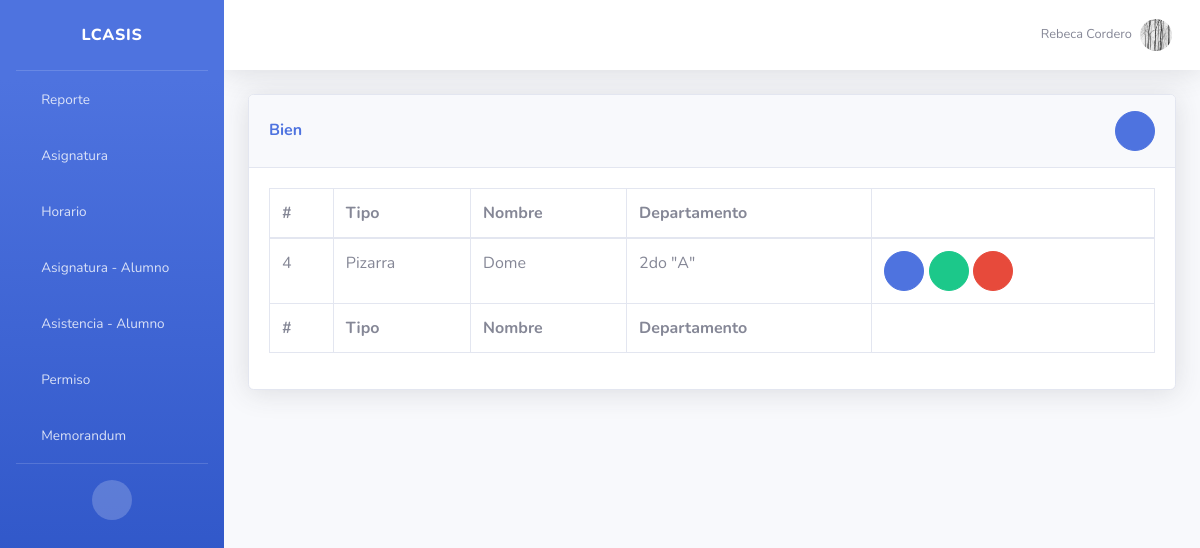
The app's page /bien/ (signed in) with its own data.
### app/models.py (models this page shows, shortened)
class Personal(models.Model):
	cedula = models.CharField(max_length=8, unique=True)
	nombre = models.CharField(max_length=50)
	telefono = models.CharField(max_length=12)
	direccion = models.CharField(max_length=100)
	correo = models.CharField(max_length=50, null=True)
	cargo = models.CharField(max_length=1, choices=CARGOS)
	horas = models.IntegerField(blank=True, null=True)
	salario = models.IntegerField()
	fecha_nacimiento = models.DateField()
	fecha_inicio = models.DateField()
	fecha_fin = models.DateField(blank=True, null=True)
	imagen = models.ImageField(upload_to="media/perfiles", blank=True, null=True)
	usuario = models.ForeignKey(User, on_delete=models.CASCADE)

class Bien(models.Model):
	nombre = models.CharField(max_length=50)
	status = models.CharField(max_length=1, choices=STATUS)
	fecha = models.DateField()
	tipo = models.ForeignKey(Tipo_Bien, on_delete=models.CASCADE)
	departamento = models.ForeignKey(Departamento, on_delete=models.CASCADE)

class Tipo_Bien(models.Model):
	nombre = models.CharField(max_length=50)
	def __str__(self):
		return self.nombre

class Departamento(models.Model):
	nombre = models.CharField(max_length=50)
	personal = models.ManyToManyField(Personal, blank=True)
	def __str__(self):
		return self.nombre

### app/views.py (the view)
# urls.py: path('bien/', views.Bien.as_view(), name="bien"),
class Bien(GroupRequiredMixin, ListView):
	group_required = [u'secretario', u'profesor']
	template_name = "bien/index.html"
	model = models.Bien

### app/templatetags/app_extras.py (called while the page is built)
@register.simple_tag
def get_user_lca(usuario):
	grupo = usuario.groups.all()[0].name
	if grupo == 'alumno':
		return Alumno.objects.get(usuario_id=usuario.id)
	else:
		return Personal.objects.get(usuario_id=usuario.id)

@register.simple_tag
def get_grupo_lca(grupos):
	return grupos.all()[0].name

### templates/bien/index.html (shortened to what this page needs)
{% extends "bases/dashboard.html" %}
{% load app_extras %}
{% get_user_lca request.user as usuario %}
{% get_grupo_lca request.user.groups as grupo %}
{% block content %}
<div class="card shadow mb-4">
    <div class="card-header py-3 d-flex justify-content-between align-items-center">
        <h6 class="m-0 font-weight-bold text-primary">Bien</h6>
        <a href="{% url 'agregar_bien' %}" class="btn btn-circle btn-primary"><i class="fas fa-fw fa-plus"></i></a>
    </div>
    <div class="card-body">
        <div class="table-responsive">
            <table class="table table-bordered" id="dataTable" width="100%" cellspacing="0">
                <thead>
                    <tr>
                        <th>#</th>
                        <th>Tipo</th>
                        <th>Nombre</th>
                        <th>Departamento</th>
                        <th></th>
                    </tr>
                </thead>
                <tfoot>
                    <tr>
                        <th>#</th>
                        <th>Tipo</th>
                        <th>Nombre</th>
                        <th>Departamento</th>
                        <th></th>
                    </tr>
                </tfoot>
                <tbody>
                    {% for object in object_list %}
                    {% if grupo == "secretario" or object.departamento.personal.first == usuario %}
                    <tr>
                        <td>{{ object.id }}</td>
                        <td>{{ object.tipo }}</td>
                        <td>{{ object.nombre }}</td>
                        <td>{{ object.departamento }}</td>
                        <td>
                            <a href="{% url 'ver_bien' object.id %}" class="btn btn-circle btn-primary"><i class="fas fa-fw fa-eye"></i></a>
                            <a href="{% url 'editar_bien' object.id %}" class="btn btn-circle btn-success"><i class="fas fa-fw fa-edit"></i></a>
                            <div class="dropdown" style="display: inline-block;">
                                <button class="btn btn-circle btn-danger dropdown-toggle" type="button" id="dropdownMenuButton{{ object.id }}" data-toggle="dropdown" aria-haspopup="true" aria-expanded="false">
                                    <i class="fas fa-fw fa-times"></i>
                                </button>
                            </div>
                        </td>
                    </tr>
                    {% endif %}
                    {% empty %}
                    <tr>
                        <td colspan="5" class="text-center">No hay registros.</td>
                    </tr>
                    {% endfor %}
                </tbody>
            </table>
        </div>
    </div>
</div>
{% endblock %}

### templates/bases/dashboard.html (shortened to what this page needs)
{% load static %}
{% load app_extras %}
{% get_user_lca request.user as usuario %}
{% get_grupo_lca request.user.groups as grupo %}
<!DOCTYPE html>
<html lang="en">
<head>
    <link href="{% static 'vendor/fontawesome-free/css/all.min.css' %}" rel="stylesheet" type="text/css">
    <link href="{% static 'css/sb-admin-2.min.css' %}" rel="stylesheet">
    <link href="{% static 'vendor/datatables/dataTables.bootstrap4.min.css' %}" rel="stylesheet">
    <link rel="stylesheet" type="text/css" href="{% static 'css/styles.css' %}">
</head>
<body id="page-top">
    <div id="wrapper">
        <ul class="navbar-nav bg-gradient-primary sidebar sidebar-dark accordion" id="accordionSidebar">
            <a class="sidebar-brand d-flex align-items-center justify-content-center" href="{% url 'index' %}">
                <div class="mx-3">LCASIS</div>
            </a>
            <hr class="sidebar-divider my-0">
            {% if grupo == "secretario" or grupo == "profesor" %}
            <li class="nav-item">
                <a class="nav-link" href="{% url 'reporte' %}">
                    <i class="fas fa-fw fa-sticky-note"></i>
                    <span>Reporte</span></a>
            </li>
            <li class="nav-item">
                <a class="nav-link" href="{% url 'asignatura' %}">
                    <i class="fas fa-fw fa-book"></i>
                    <span>Asignatura</span></a>
            </li>
            <li class="nav-item">
                <a class="nav-link" href="{% url 'horario' %}">
                    <i class="fas fa-fw fa-sticky-note"></i>
                    <span>Horario</span></a>
            </li>
            <li class="nav-item">
                <a class="nav-link" href="{% url 'asignatura_alumno' %}">
                    <i class="fas fa-fw fa-book"></i>
                    <span>Asignatura - Alumno</span></a>
            </li>
            <li class="nav-item">
                <a class="nav-link" href="{% url 'asistencia_alumno' %}">
                    <i class="fas fa-fw fa-table"></i>
                    <span>Asistencia - Alumno</span></a>
            </li>
            {% endif %}
            {% if grupo == "secretario" or grupo == "profesor" or grupo == "administrativo" or grupo == "obrero" %}
            <li class="nav-item">
                <a class="nav-link" href="{% url 'permiso' %}">
                    <i class="fas fa-fw fa-plus"></i>
                    <span>Permiso</span></a>
            </li>            <li class="nav-item">
                <a class="nav-link" href="{% url 'memorandum' %}">
                    <i class="fas fa-fw fa-sticky-note"></i>
                    <span>Memorandum</span></a>
            </li>
            {% endif %}
            <hr class="sidebar-divider d-none d-md-block">
            <div class="text-center d-none d-md-inline">
                <button class="rounded-circle border-0" id="sidebarToggle"></button>
            </div>
        </ul>
        <div id="content-wrapper" class="d-flex flex-column">
            <div id="content">
                <nav class="navbar navbar-expand navbar-light bg-white topbar mb-4 static-top shadow">
                    <ul class="navbar-nav ml-auto">
                        <li class="nav-item dropdown no-arrow">
                            <a class="nav-link dropdown-toggle" href="#" id="userDropdown" role="button"
                                data-toggle="dropdown" aria-haspopup="true" aria-expanded="false">
                                <span class="mr-2 d-none d-lg-inline text-gray-600 small">{{ usuario.nombre }}</span>
                                <img class="img-profile rounded-circle"
                                    src="{{ usuario.imagen.url }}">
                            </a>
                        </li>
                    </ul>
                </nav>
                <div class="container-fluid">
                    {% block content %}{% endblock %}
                </div>
            </div>
        </div>
    </div>
</body>
</html>

### static/css/styles.css (style rules this page uses)
.dropdown-toggle::after { display: none; }

### records on screen
Personal: nombre "Rebeca Cordero", imagen (picture)
Bien: id "4", tipo "Pizarra", nombre "Dome", departamento "2do \"A\""
